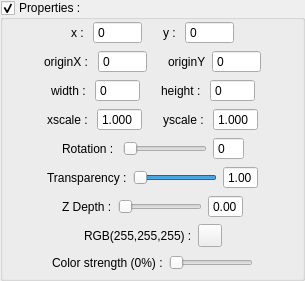
              <widget class="QGroupBox" name="actorPropertiesGroupBox">
               <property name="title">
                <string>Properties :</string>
               </property>
               <property name="flat">
                <bool>true</bool>
               </property>
               <property name="checkable">
                <bool>true</bool>
               </property>
               <layout class="QVBoxLayout" name="verticalLayout_2">
                <property name="leftMargin">
                 <number>1</number>
                </property>
                <property name="topMargin">
                 <number>1</number>
                </property>
                <property name="rightMargin">
                 <number>1</number>
                </property>
                <property name="bottomMargin">
                 <number>5</number>
                </property>
                <item>
                 <layout class="QHBoxLayout" name="horizontalLayout_6">
                  <item>
                   <spacer name="horizontalSpacer_16">
                    <property name="orientation">
                     <enum>Qt::Horizontal</enum>
                    </property>
                    <property name="sizeHint" stdset="0">
                     <size>
                      <width>40</width>
                      <height>20</height>
                     </size>
                    </property>
                   </spacer>
                  </item>
                  <item>
                   <widget class="QLabel" name="label_4">
                    <property name="text">
                     <string>x : </string>
                    </property>
                   </widget>
                  </item>
                  <item>
                   <widget class="QSpinBox" name="actorXSpinBox">
                    <property name="buttonSymbols">
                     <enum>QAbstractSpinBox::NoButtons</enum>
                    </property>
                    <property name="minimum">
                     <number>-32768</number>
                    </property>
                    <property name="maximum">
                     <number>32768</number>
                    </property>
                   </widget>
                  </item>
                  <item>
                   <spacer name="horizontalSpacer_5">
                    <property name="orientation">
                     <enum>Qt::Horizontal</enum>
                    </property>
                    <property name="sizeType">
                     <enum>QSizePolicy::Fixed</enum>
                    </property>
                    <property name="sizeHint" stdset="0">
                     <size>
                      <width>15</width>
                      <height>20</height>
                     </size>
                    </property>
                   </spacer>
                  </item>
                  <item>
                   <widget class="QLabel" name="label_5">
                    <property name="text">
                     <string>y : </string>
                    </property>
                   </widget>
                  </item>
                  <item>
                   <widget class="QSpinBox" name="actorYSpinBox">
                    <property name="buttonSymbols">
                     <enum>QAbstractSpinBox::NoButtons</enum>
                    </property>
                    <property name="minimum">
                     <number>-32768</number>
                    </property>
                    <property name="maximum">
                     <number>32768</number>
                    </property>
                   </widget>
                  </item>
                  <item>
                   <spacer name="horizontalSpacer_9">
                    <property name="orientation">
                     <enum>Qt::Horizontal</enum>
                    </property>
                    <property name="sizeHint" stdset="0">
                     <size>
                      <width>40</width>
                      <height>20</height>
                     </size>
                    </property>
                   </spacer>
                  </item>
                 </layout>
                </item>
                <item>
                 <layout class="QHBoxLayout" name="horizontalLayout_12">
                  <item>
                   <spacer name="horizontalSpacer_24">
                    <property name="orientation">
                     <enum>Qt::Horizontal</enum>
                    </property>
                    <property name="sizeHint" stdset="0">
                     <size>
                      <width>40</width>
                      <height>20</height>
                     </size>
                    </property>
                   </spacer>
                  </item>
                  <item>
                   <widget class="QLabel" name="label_11">
                    <property name="text">
                     <string>originX : </string>
                    </property>
                   </widget>
                  </item>
                  <item>
                   <widget class="QSpinBox" name="actorOriginXSpinBox">
                    <property name="buttonSymbols">
                     <enum>QAbstractSpinBox::NoButtons</enum>
                    </property>
                    <property name="minimum">
                     <number>-32768</number>
                    </property>
                    <property name="maximum">
                     <number>32768</number>
                    </property>
                   </widget>
                  </item>
                  <item>
                   <spacer name="horizontalSpacer_25">
                    <property name="orientation">
                     <enum>Qt::Horizontal</enum>
                    </property>
                    <property name="sizeType">
                     <enum>QSizePolicy::Fixed</enum>
                    </property>
                    <property name="sizeHint" stdset="0">
                     <size>
                      <width>15</width>
                      <height>20</height>
                     </size>
                    </property>
                   </spacer>
                  </item>
                  <item>
                   <widget class="QLabel" name="label_12">
                    <property name="text">
                     <string>originY</string>
                    </property>
                   </widget>
                  </item>
                  <item>
                   <widget class="QSpinBox" name="actorOriginYSpinBox">
                    <property name="buttonSymbols">
                     <enum>QAbstractSpinBox::NoButtons</enum>
                    </property>
                    <property name="minimum">
                     <number>-32768</number>
                    </property>
                    <property name="maximum">
                     <number>32768</number>
                    </property>
                   </widget>
                  </item>
                  <item>
                   <spacer name="horizontalSpacer_26">
                    <property name="orientation">
                     <enum>Qt::Horizontal</enum>
                    </property>
                    <property name="sizeHint" stdset="0">
                     <size>
                      <width>40</width>
                      <height>20</height>
                     </size>
                    </property>
                   </spacer>
                  </item>
                 </layout>
                </item>
                <item>
                 <layout class="QHBoxLayout" name="horizontalLayout_7">
                  <item>
                   <spacer name="horizontalSpacer_17">
                    <property name="orientation">
                     <enum>Qt::Horizontal</enum>
                    </property>
                    <property name="sizeHint" stdset="0">
                     <size>
                      <width>40</width>
                      <height>20</height>
                     </size>
                    </property>
                   </spacer>
                  </item>
                  <item>
                   <widget class="QLabel" name="label_6">
                    <property name="text">
                     <string>width : </string>
                    </property>
                   </widget>
                  </item>
                  <item>
                   <widget class="QSpinBox" name="actorWidthSpinBox">
                    <property name="readOnly">
                     <bool>false</bool>
                    </property>
                    <property name="buttonSymbols">
                     <enum>QAbstractSpinBox::NoButtons</enum>
                    </property>
                    <property name="maximum">
                     <number>65536</number>
                    </property>
                   </widget>
                  </item>
                  <item>
                   <spacer name="horizontalSpacer_6">
                    <property name="orientation">
                     <enum>Qt::Horizontal</enum>
                    </property>
                    <property name="sizeType">
                     <enum>QSizePolicy::Fixed</enum>
                    </property>
                    <property name="sizeHint" stdset="0">
                     <size>
                      <width>15</width>
                      <height>20</height>
                     </size>
                    </property>
                   </spacer>
                  </item>
                  <item>
                   <widget class="QLabel" name="label_7">
                    <property name="text">
                     <string>height : </string>
                    </property>
                   </widget>
                  </item>
                  <item>
                   <widget class="QSpinBox" name="actorHeightSpinBox">
                    <property name="readOnly">
                     <bool>false</bool>
                    </property>
                    <property name="buttonSymbols">
                     <enum>QAbstractSpinBox::NoButtons</enum>
                    </property>
                    <property name="maximum">
                     <number>65536</number>
                    </property>
                   </widget>
                  </item>
                  <item>
                   <spacer name="horizontalSpacer_10">
                    <property name="orientation">
                     <enum>Qt::Horizontal</enum>
                    </property>
                    <property name="sizeHint" stdset="0">
                     <size>
                      <width>40</width>
                      <height>20</height>
                     </size>
                    </property>
                   </spacer>
                  </item>
                 </layout>
                </item>
                <item>
                 <layout class="QHBoxLayout" name="horizontalLayout_9">
                  <item>
                   <spacer name="horizontalSpacer_18">
                    <property name="orientation">
                     <enum>Qt::Horizontal</enum>
                    </property>
                    <property name="sizeHint" stdset="0">
                     <size>
                      <width>40</width>
                      <height>20</height>
                     </size>
                    </property>
                   </spacer>
                  </item>
                  <item>
                   <widget class="QLabel" name="label_8">
                    <property name="text">
                     <string>xscale : </string>
                    </property>
                   </widget>
                  </item>
                  <item>
                   <widget class="QDoubleSpinBox" name="actorXScaleDoubleSpinBox">
                    <property name="maximumSize">
                     <size>
                      <width>45</width>
                      <height>16777215</height>
                     </size>
                    </property>
                    <property name="buttonSymbols">
                     <enum>QAbstractSpinBox::NoButtons</enum>
                    </property>
                    <property name="decimals">
                     <number>3</number>
                    </property>
                    <property name="minimum">
                     <double>-1000.000000000000000</double>
                    </property>
                    <property name="maximum">
                     <double>1000.000000000000000</double>
                    </property>
                    <property name="singleStep">
                     <double>0.050000000000000</double>
                    </property>
                    <property name="value">
                     <double>1.000000000000000</double>
                    </property>
                   </widget>
                  </item>
                  <item>
                   <spacer name="horizontalSpacer_7">
                    <property name="orientation">
                     <enum>Qt::Horizontal</enum>
                    </property>
                    <property name="sizeType">
                     <enum>QSizePolicy::Fixed</enum>
                    </property>
                    <property name="sizeHint" stdset="0">
                     <size>
                      <width>15</width>
                      <height>20</height>
                     </size>
                    </property>
                   </spacer>
                  </item>
                  <item>
                   <widget class="QLabel" name="label_9">
                    <property name="text">
                     <string>yscale : </string>
                    </property>
                   </widget>
                  </item>
                  <item>
                   <widget class="QDoubleSpinBox" name="actorYScaleDoubleSpinBox">
                    <property name="maximumSize">
                     <size>
                      <width>45</width>
                      <height>16777215</height>
                     </size>
                    </property>
                    <property name="buttonSymbols">
                     <enum>QAbstractSpinBox::NoButtons</enum>
                    </property>
                    <property name="decimals">
                     <number>3</number>
                    </property>
                    <property name="minimum">
                     <double>-1000.000000000000000</double>
                    </property>
                    <property name="maximum">
                     <double>1000.000000000000000</double>
                    </property>
                    <property name="singleStep">
                     <double>0.050000000000000</double>
                    </property>
                    <property name="value">
                     <double>1.000000000000000</double>
                    </property>
                   </widget>
                  </item>
                  <item>
                   <spacer name="horizontalSpacer_11">
                    <property name="orientation">
                     <enum>Qt::Horizontal</enum>
                    </property>
                    <property name="sizeHint" stdset="0">
                     <size>
                      <width>40</width>
                      <height>20</height>
                     </size>
                    </property>
                   </spacer>
                  </item>
                 </layout>
                </item>
                <item>
                 <layout class="QHBoxLayout" name="horizontalLayout_10" stretch="0,0,0,0,0">
                  <item>
                   <spacer name="horizontalSpacer_19">
                    <property name="orientation">
                     <enum>Qt::Horizontal</enum>
                    </property>
                    <property name="sizeHint" stdset="0">
                     <size>
                      <width>40</width>
                      <height>20</height>
                     </size>
                    </property>
                   </spacer>
                  </item>
                  <item>
                   <widget class="QLabel" name="label_10">
                    <property name="text">
                     <string>Rotation : </string>
                    </property>
                   </widget>
                  </item>
                  <item>
                   <widget class="QSlider" name="actorRotationSlider">
                    <property name="sizePolicy">
                     <sizepolicy hsizetype="Preferred" vsizetype="Fixed">
                      <horstretch>0</horstretch>
                      <verstretch>0</verstretch>
                     </sizepolicy>
                    </property>
                    <property name="maximum">
                     <number>360</number>
                    </property>
                    <property name="value">
                     <number>0</number>
                    </property>
                    <property name="orientation">
                     <enum>Qt::Horizontal</enum>
                    </property>
                   </widget>
                  </item>
                  <item>
                   <widget class="QSpinBox" name="actorRotationSpinBox">
                    <property name="buttonSymbols">
                     <enum>QAbstractSpinBox::NoButtons</enum>
                    </property>
                    <property name="maximum">
                     <number>360</number>
                    </property>
                   </widget>
                  </item>
                  <item>
                   <spacer name="horizontalSpacer_12">
                    <property name="orientation">
                     <enum>Qt::Horizontal</enum>
                    </property>
                    <property name="sizeHint" stdset="0">
                     <size>
                      <width>40</width>
                      <height>20</height>
                     </size>
                    </property>
                   </spacer>
                  </item>
                 </layout>
                </item>
                <item>
                 <layout class="QHBoxLayout" name="horizontalLayout_4" stretch="0,0,0,0,0">
                  <item>
                   <spacer name="horizontalSpacer_20">
                    <property name="orientation">
                     <enum>Qt::Horizontal</enum>
                    </property>
                    <property name="sizeHint" stdset="0">
                     <size>
                      <width>40</width>
                      <height>20</height>
                     </size>
                    </property>
                   </spacer>
                  </item>
                  <item>
                   <widget class="QLabel" name="label_2">
                    <property name="text">
                     <string>Transparency :</string>
                    </property>
                   </widget>
                  </item>
                  <item>
                   <widget class="QSlider" name="actorTranspSlider">
                    <property name="sizePolicy">
                     <sizepolicy hsizetype="Preferred" vsizetype="Fixed">
                      <horstretch>0</horstretch>
                      <verstretch>0</verstretch>
                     </sizepolicy>
                    </property>
                    <property name="maximum">
                     <number>100</number>
                    </property>
                    <property name="value">
                     <number>100</number>
                    </property>
                    <property name="sliderPosition">
                     <number>100</number>
                    </property>
                    <property name="orientation">
                     <enum>Qt::Horizontal</enum>
                    </property>
                    <property name="invertedAppearance">
                     <bool>true</bool>
                    </property>
                    <property name="invertedControls">
                     <bool>true</bool>
                    </property>
                   </widget>
                  </item>
                  <item>
                   <widget class="QDoubleSpinBox" name="actorTranspDoubleSpinBox">
                    <property name="buttonSymbols">
                     <enum>QAbstractSpinBox::NoButtons</enum>
                    </property>
                    <property name="maximum">
                     <double>1.000000000000000</double>
                    </property>
                    <property name="singleStep">
                     <double>0.050000000000000</double>
                    </property>
                    <property name="value">
                     <double>1.000000000000000</double>
                    </property>
                   </widget>
                  </item>
                  <item>
                   <spacer name="horizontalSpacer_13">
                    <property name="orientation">
                     <enum>Qt::Horizontal</enum>
                    </property>
                    <property name="sizeHint" stdset="0">
                     <size>
                      <width>40</width>
                      <height>20</height>
                     </size>
                    </property>
                   </spacer>
                  </item>
                 </layout>
                </item>
                <item>
                 <layout class="QHBoxLayout" name="horizontalLayout_5" stretch="0,0,0,0,0">
                  <item>
                   <spacer name="horizontalSpacer_21">
                    <property name="orientation">
                     <enum>Qt::Horizontal</enum>
                    </property>
                    <property name="sizeHint" stdset="0">
                     <size>
                      <width>40</width>
                      <height>20</height>
                     </size>
                    </property>
                   </spacer>
                  </item>
                  <item>
                   <widget class="QLabel" name="label_3">
                    <property name="text">
                     <string>Z Depth :</string>
                    </property>
                   </widget>
                  </item>
                  <item>
                   <widget class="QSlider" name="actorZDepthSlider">
                    <property name="sizePolicy">
                     <sizepolicy hsizetype="Preferred" vsizetype="Fixed">
                      <horstretch>0</horstretch>
                      <verstretch>0</verstretch>
                     </sizepolicy>
                    </property>
                    <property name="maximum">
                     <number>100</number>
                    </property>
                    <property name="value">
                     <number>0</number>
                    </property>
                    <property name="orientation">
                     <enum>Qt::Horizontal</enum>
                    </property>
                   </widget>
                  </item>
                  <item>
                   <widget class="QDoubleSpinBox" name="actorZDepthDoubleSpinBox">
                    <property name="buttonSymbols">
                     <enum>QAbstractSpinBox::NoButtons</enum>
                    </property>
                    <property name="maximum">
                     <double>1.000000000000000</double>
                    </property>
                    <property name="singleStep">
                     <double>0.050000000000000</double>
                    </property>
                   </widget>
                  </item>
                  <item>
                   <spacer name="horizontalSpacer_14">
                    <property name="orientation">
                     <enum>Qt::Horizontal</enum>
                    </property>
                    <property name="sizeHint" stdset="0">
                     <size>
                      <width>40</width>
                      <height>20</height>
                     </size>
                    </property>
                   </spacer>
                  </item>
                 </layout>
                </item>
                <item>
                 <layout class="QHBoxLayout" name="horizontalLayout_11">
                  <item>
                   <spacer name="horizontalSpacer_22">
                    <property name="orientation">
                     <enum>Qt::Horizontal</enum>
                    </property>
                    <property name="sizeHint" stdset="0">
                     <size>
                      <width>40</width>
                      <height>20</height>
                     </size>
                    </property>
                   </spacer>
                  </item>
                  <item>
                   <widget class="QLabel" name="actorTintLabel">
                    <property name="text">
                     <string>RGB(255,255,255) :</string>
                    </property>
                   </widget>
                  </item>
                  <item>
                   <widget class="QToolButton" name="actorTintBtn">
                    <property name="text">
                     <string/>
                    </property>
                   </widget>
                  </item>
                  <item>
                   <spacer name="horizontalSpacer_15">
                    <property name="orientation">
                     <enum>Qt::Horizontal</enum>
                    </property>
                    <property name="sizeHint" stdset="0">
                     <size>
                      <width>40</width>
                      <height>20</height>
                     </size>
                    </property>
                   </spacer>
                  </item>
                 </layout>
                </item>
                <item>
                 <layout class="QHBoxLayout" name="horizontalLayout_13" stretch="0,0,0,0">
                  <item>
                   <spacer name="horizontalSpacer_27">
                    <property name="orientation">
                     <enum>Qt::Horizontal</enum>
                    </property>
                    <property name="sizeHint" stdset="0">
                     <size>
                      <width>40</width>
                      <height>20</height>
                     </size>
                    </property>
                   </spacer>
                  </item>
                  <item>
                   <widget class="QLabel" name="actorTintStrengthLabel">
                    <property name="text">
                     <string>Color strength (0%) :</string>
                    </property>
                   </widget>
                  </item>
                  <item>
                   <widget class="QSlider" name="actorTintStrengthSlider">
                    <property name="sizePolicy">
                     <sizepolicy hsizetype="Preferred" vsizetype="Fixed">
                      <horstretch>0</horstretch>
                      <verstretch>0</verstretch>
                     </sizepolicy>
                    </property>
                    <property name="maximum">
                     <number>100</number>
                    </property>
                    <property name="value">
                     <number>0</number>
                    </property>
                    <property name="orientation">
                     <enum>Qt::Horizontal</enum>
                    </property>
                   </widget>
                  </item>
                  <item>
                   <spacer name="horizontalSpacer_28">
                    <property name="orientation">
                     <enum>Qt::Horizontal</enum>
                    </property>
                    <property name="sizeHint" stdset="0">
                     <size>
                      <width>40</width>
                      <height>20</height>
                     </size>
                    </property>
                   </spacer>
                  </item>
                 </layout>
                </item>
               </layout>
              </widget>
